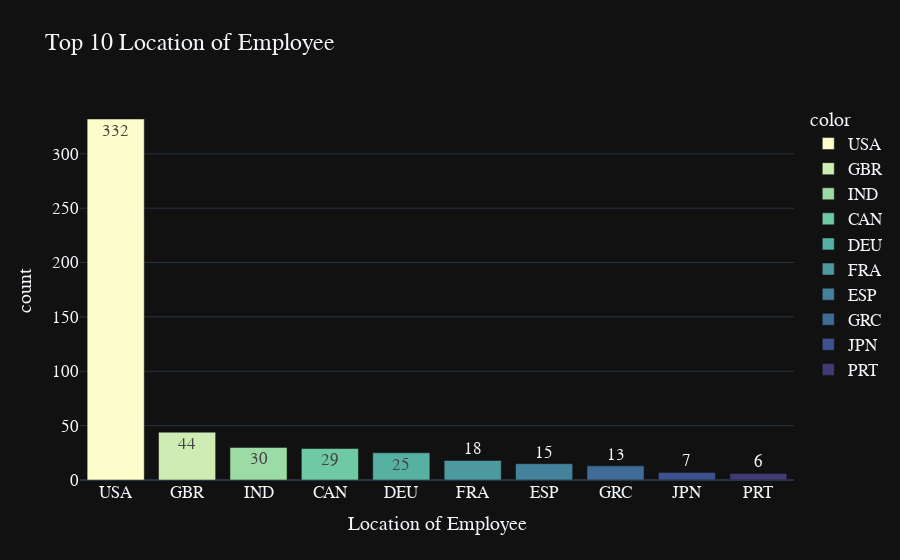

The notebook cell this image was saved under:
### Code cell
top10_employee_location = residence[:10]
fig = px.bar(y=top10_employee_location.values, 
             x=top10_employee_location.index, 
             color = top10_employee_location.index,
             color_discrete_sequence=px.colors.sequential.deep,
             text=top10_employee_location.values,
             title= 'Top 10 Location of Employee',
             template= 'plotly_dark')
fig.update_layout(
    xaxis_title="Location of Employee",
    yaxis_title="count",
    font = dict(size=17,family="Franklin Gothic"))
fig.show()

### Figure 1 — Plotly figure (JSON) as saved in the notebook; plotly's stock layout.template omitted (floating-point values rounded to 4 significant figures)
{"data": [{"alignmentgroup": "True", "hovertemplate": "color=USA<br>x=%{x}<br>y=%{y}<br>text=%{text}<extra></extra>", "legendgroup": "USA", "marker": {"color": "rgb(253, 253, 204)", "pattern": {"shape": ""}}, "name": "USA", "offsetgroup": "USA", "orientation": "v", "showlegend": true, "text": [332], "textposition": "auto", "type": "bar", "x": ["USA"], "xaxis": "x", "y": [332], "yaxis": "y"}, {"alignmentgroup": "True", "hovertemplate": "color=GBR<br>x=%{x}<br>y=%{y}<br>text=%{text}<extra></extra>", "legendgroup": "GBR", "marker": {"color": "rgb(206, 236, 179)", "pattern": {"shape": ""}}, "name": "GBR", "offsetgroup": "GBR", "orientation": "v", "showlegend": true, "text": [44], "textposition": "auto", "type": "bar", "x": ["GBR"], "xaxis": "x", "y": [44], "yaxis": "y"}, {"alignmentgroup": "True", "hovertemplate": "color=IND<br>x=%{x}<br>y=%{y}<br>text=%{text}<extra></extra>", "legendgroup": "IND", "marker": {"color": "rgb(156, 219, 165)", "pattern": {"shape": ""}}, "name": "IND", "offsetgroup": "IND", "orientation": "v", "showlegend": true, "text": [30], "textposition": "auto", "type": "bar", "x": ["IND"], "xaxis": "x", "y": [30], "yaxis": "y"}, {"alignmentgroup": "True", "hovertemplate": "color=CAN<br>x=%{x}<br>y=%{y}<br>text=%{text}<extra></extra>", "legendgroup": "CAN", "marker": {"color": "rgb(111, 201, 163)", "pattern": {"shape": ""}}, "name": "CAN", "offsetgroup": "CAN", "orientation": "v", "showlegend": true, "text": [29], "textposition": "auto", "type": "bar", "x": ["CAN"], "xaxis": "x", "y": [29], "yaxis": "y"}, {"alignmentgroup": "True", "hovertemplate": "color=DEU<br>x=%{x}<br>y=%{y}<br>text=%{text}<extra></extra>", "legendgroup": "DEU", "marker": {"color": "rgb(86, 177, 163)", "pattern": {"shape": ""}}, "name": "DEU", "offsetgroup": "DEU", "orientation": "v", "showlegend": true, "text": [25], "textposition": "auto", "type": "bar", "x": ["DEU"], "xaxis": "x", "y": [25], "yaxis": "y"}, {"alignmentgroup": "True", "hovertemplate": "color=FRA<br>x=%{x}<br>y=%{y}<br>text=%{text}<extra></extra>", "legendgroup": "FRA", "marker": {"color": "rgb(76, 153, 160)", "pattern": {"shape": ""}}, "name": "FRA", "offsetgroup": "FRA", "orientation": "v", "showlegend": true, "text": [18], "textposition": "auto", "type": "bar", "x": ["FRA"], "xaxis": "x", "y": [18], "yaxis": "y"}, {"alignmentgroup": "True", "hovertemplate": "color=ESP<br>x=%{x}<br>y=%{y}<br>text=%{text}<extra></extra>", "legendgroup": "ESP", "marker": {"color": "rgb(68, 130, 155)", "pattern": {"shape": ""}}, "name": "ESP", "offsetgroup": "ESP", "orientation": "v", "showlegend": true, "text": [15], "textposition": "auto", "type": "bar", "x": ["ESP"], "xaxis": "x", "y": [15], "yaxis": "y"}, {"alignmentgroup": "True", "hovertemplate": "color=GRC<br>x=%{x}<br>y=%{y}<br>text=%{text}<extra></extra>", "legendgroup": "GRC", "marker": {"color": "rgb(62, 108, 150)", "pattern": {"shape": ""}}, "name": "GRC", "offsetgroup": "GRC", "orientation": "v", "showlegend": true, "text": [13], "textposition": "auto", "type": "bar", "x": ["GRC"], "xaxis": "x", "y": [13], "yaxis": "y"}, {"alignmentgroup": "True", "hovertemplate": "color=JPN<br>x=%{x}<br>y=%{y}<br>text=%{text}<extra></extra>", "legendgroup": "JPN", "marker": {"color": "rgb(62, 82, 143)", "pattern": {"shape": ""}}, "name": "JPN", "offsetgroup": "JPN", "orientation": "v", "showlegend": true, "text": [7], "textposition": "auto", "type": "bar", "x": ["JPN"], "xaxis": "x", "y": [7], "yaxis": "y"}, {"alignmentgroup": "True", "hovertemplate": "color=PRT<br>x=%{x}<br>y=%{y}<br>text=%{text}<extra></extra>", "legendgroup": "PRT", "marker": {"color": "rgb(64, 60, 115)", "pattern": {"shape": ""}}, "name": "PRT", "offsetgroup": "PRT", "orientation": "v", "showlegend": true, "text": [6], "textposition": "auto", "type": "bar", "x": ["PRT"], "xaxis": "x", "y": [6], "yaxis": "y"}], "layout": {"barmode": "relative", "font": {"family": "Franklin Gothic", "size": 17}, "legend": {"title": {"text": "color"}, "tracegroupgap": 0}, "title": {"text": "Top 10 Location of Employee"}, "xaxis": {"anchor": "y", "domain": [0, 1], "title": {"text": "Location of Employee"}}, "yaxis": {"anchor": "x", "domain": [0, 1], "title": {"text": "count"}}}}
